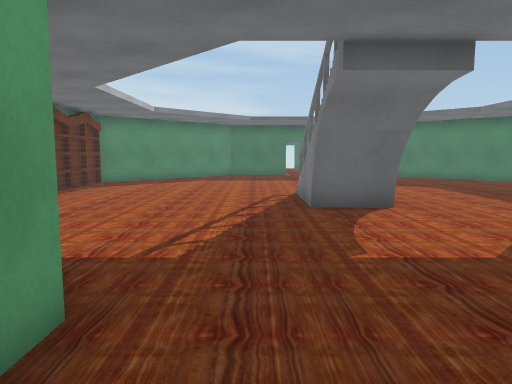
[1] (above)

12 first-person views from a walk through a scene from a Unity 3-D project. The camera is 1.3 m above the floor, tilts 6° down and sees 70° across. The floor is counted in squares, 1 m on a side. Each view is taken from the middle of a square. On the plan, view 1 faces up. The plan holds only what a view shows up to about 15 squares ahead; the rest is blank. The place goes on beyond the plan. The player is left out. Door leaves are left out, so doorways stand open.

[2]
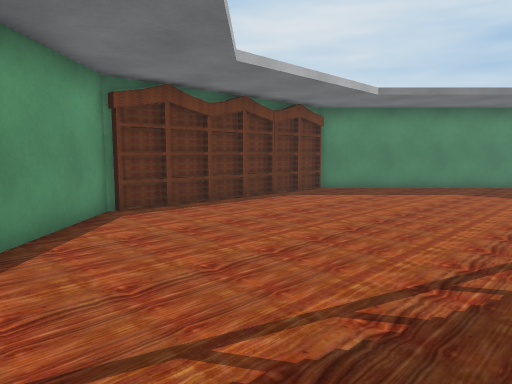

[3]
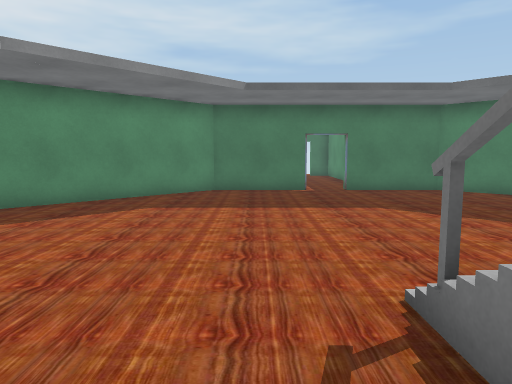

[4]
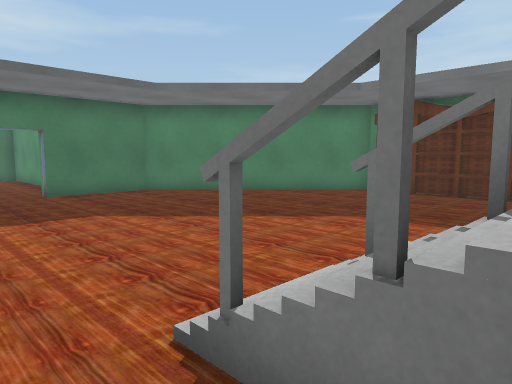

[5]
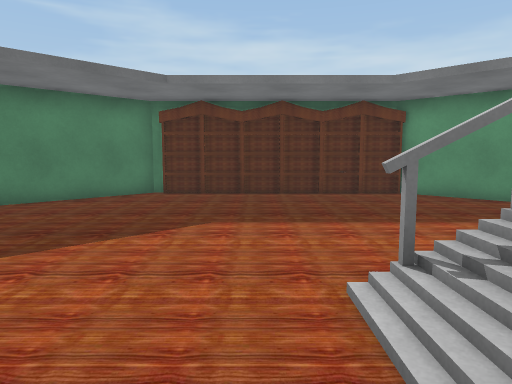

[6]
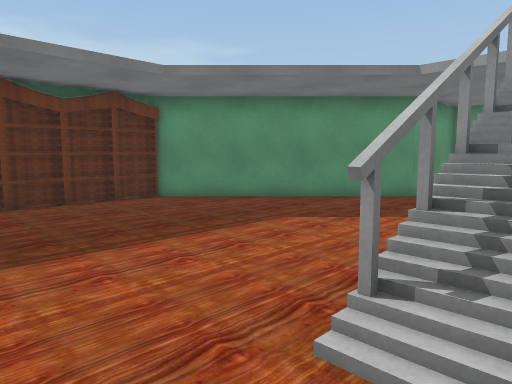

[7]
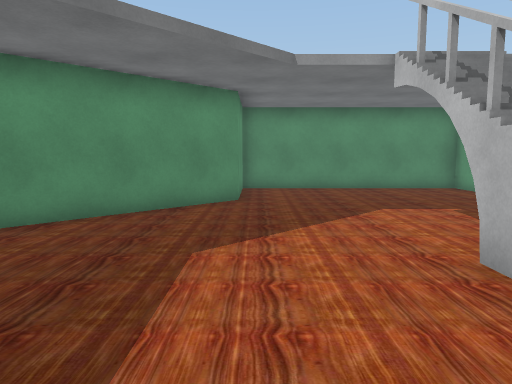

[8]
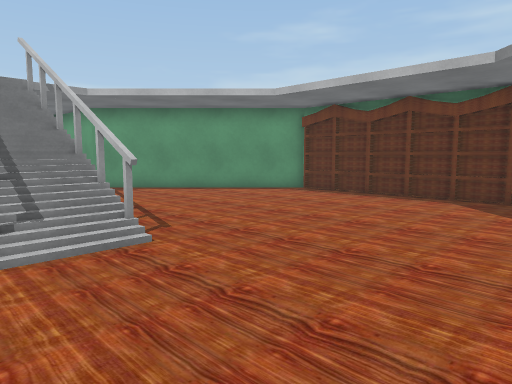

[9]
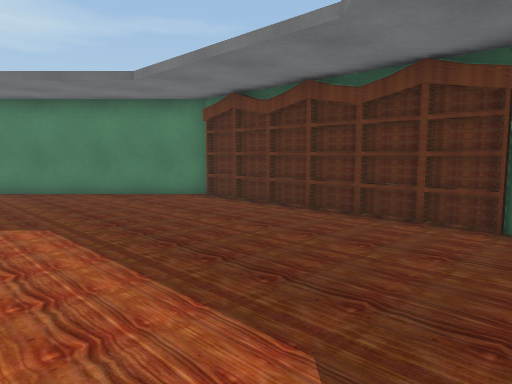

[10]
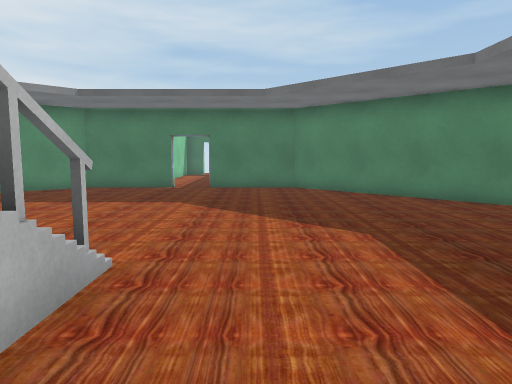

[11]
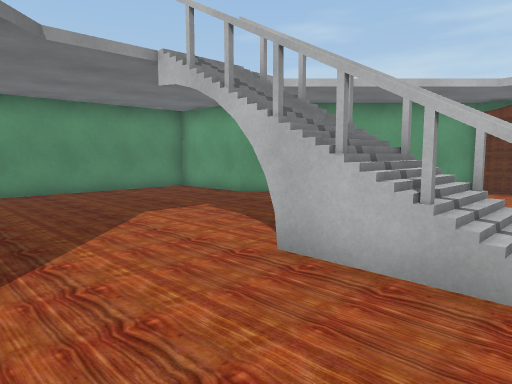

[12]
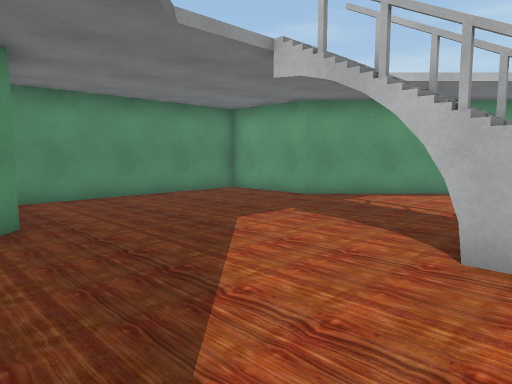

### Floor plan
Key: @ floor where view 1 was taken; # wall or solid block; . floor; / step, stairs or slope; D open door; = window, fence, low wall or low ledge; v drop or lower ground; B bookshelf; T thing the floor can be seen under or through; O other object.
Columns run from 7 left of view 1 to 12 right of it. Each row starts with its distance up from view 1.
 22     #####DD####
 21    ##.........##
 20   ##...........##
 19  ##.............##
 18 ##...............##
 17 #.................##
 16 #..................#
 15 B..................B
 14 #..................B
 13 B..................#
 12 #.......#//........B
 11 #.......v/#........#
 10 B.......=/=........O
  9 #.......v/T........B
  8 #.......#/T........#
  7 ##................##
  6  ##..............##
  5   ##............##
  4    ##..........##
  3     ##........##
  2      #........#
  1      #........#
  0      #.@......#
 -1      ##########

Where each view was taken, in squares from view 1:
view 1: 0 up, 0 right, facing up
view 2: 5 up, 1 right, facing up-left
view 3: 9 up, 0 right, facing up
view 4: 10 up, 0 right, facing up-right
view 5: 13 up, 0 right, facing right
view 6: 14 up, 2 right, facing down-right
view 7: 13 up, 6 right, facing down
view 8: 17 up, 4 right, facing down-left
view 9: 7 up, 5 right, facing up-right
view 10: 8 up, 5 right, facing up
view 11: 12 up, 7 right, facing down-left
view 12: 10 up, 8 right, facing down-left
